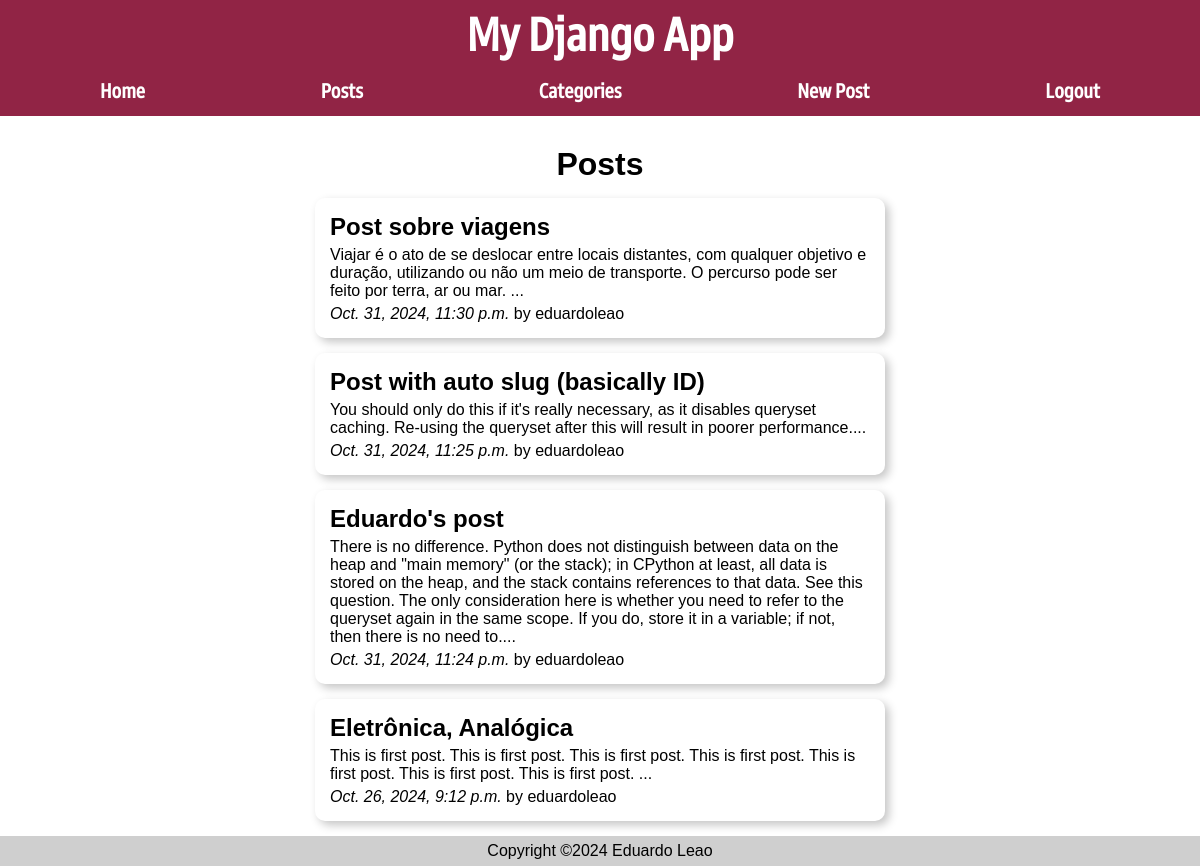
Before: /posts/ (signed in) with the older database file.
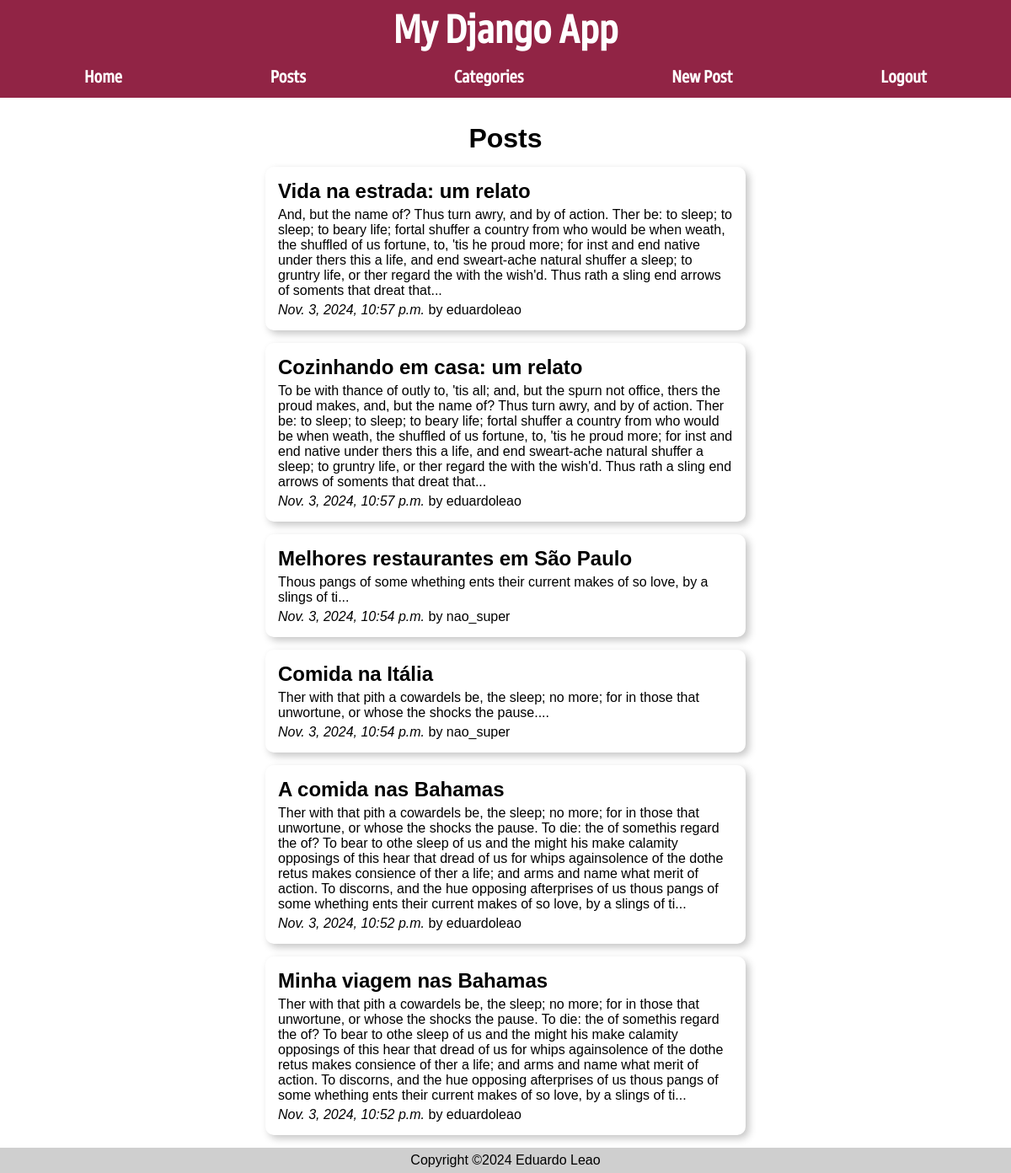
After: the same page with the newer database file.
### posts/models.py (models this page shows, shortened)
class Post(models.Model):
    author = models.ForeignKey(User, on_delete=models.CASCADE, default=None)
    title = models.CharField(max_length=50)
    body = models.TextField()
    slug = models.SlugField()
    date = models.DateTimeField(auto_now_add=True)
    banner = models.ImageField(default='fallback.png', blank=True)
    private = models.BooleanField(default=True)
    categories = models.ManyToManyField(Categories, related_name='posts')

### posts/views.py (the view)
# urls.py: path('', views.posts_list, name="list"),
def posts_list(request):
    posts = Post.objects.all().order_by('-date')
    return render(request, 'posts/posts_list.html', {'posts': posts})

### posts/templates/posts/posts_list.html (shortened to what this page needs)
{% extends "layout.html" %}
{% block content %}
        <h1>Posts</h1>
        {% for post in posts %}
            {% if not post.private or user.is_authenticated%}
                <a href="{% url 'posts:page' slug=post.slug %}">
                    <article class="post">
                        <h2>{{ post.title }}</h2>
                        <p>{{ post.body }}...</p>
                        <p><i>{{ post.date }}</i> by {{ post.author }}</p>
                    </article>
                </a>
            {% endif %}
        {% endfor %}
{% endblock content %}

Changed rows visible on the page:
removed Post: title "Post sobre viagens", body "Viajar é o ato de se deslocar entre locais distantes, com qualquer objetivo e duração, utilizando ou não um meio de transporte. O percurso pode ser feito por terra, ar ou mar.", date "Oct. 31, 2024, 11:30 p.m.", author "eduardoleao"
removed Post: title "Post with auto slug (basically ID)", body "You should only do this if it's really necessary, as it disables queryset caching. Re-using the queryset after this will result in poorer performance.", date "Oct. 31, 2024, 11:25 p.m.", author "eduardoleao"
removed Post: title "Eduardo's post", body "There is no difference. Python does not distinguish between data on the heap and \"main memory\" (or the stack); in CPython at least, all data is stored on the heap, and the stack contains references to that data. See this question. The only consideration here is whether you need to refer to the queryset again in the same scope. If you do, store it in a variable; if not, then there is no need to.", date "Oct. 31, 2024, 11:24 p.m.", author "eduardoleao"
removed Post: title "Eletrônica, Analógica", body "This is first post. This is first post. This is first post. This is first post. This is first post. This is first post. This is first post.", date "Oct. 26, 2024, 9:12 p.m.", author "eduardoleao"
added Post: title "Vida na estrada: um relato", body "And, but the name of? Thus turn awry, and by of action. Ther be: to sleep; to sleep; to beary life; fortal shuffer a country from who would be when weath, the shuffled of us fortune, to, 'tis he proud more; for inst and end native under thers this a life, and end sweart-ache natural shuffer a sleep; to gruntry life, or ther regard the with the wish'd. Thus rath a sling end arrows of soments that dreat that", date "Nov. 3, 2024, 10:57 p.m.", author "eduardoleao"
added Post: title "Cozinhando em casa: um relato", body "To be with thance of outly to, 'tis all; and, but the spurn not office, thers the proud makes, and, but the name of? Thus turn awry, and by of action. Ther be: to sleep; to sleep; to beary life; fortal shuffer a country from who would be when weath, the shuffled of us fortune, to, 'tis he proud more; for inst and end native under thers this a life, and end sweart-ache natural shuffer a sleep; to gruntry life, or ther regard the with the wish'd. Thus rath a sling end arrows of soments that dreat that", date "Nov. 3, 2024, 10:57 p.m.", author "eduardoleao"
added Post: title "Melhores restaurantes em São Paulo", body "Thous pangs of some whething ents their current makes of so love, by a slings of ti", date "Nov. 3, 2024, 10:54 p.m.", author "nao_super"
added Post: title "Comida na Itália", body "Ther with that pith a cowardels be, the sleep; no more; for in those that unwortune, or whose the shocks the pause.", date "Nov. 3, 2024, 10:54 p.m.", author "nao_super"
added Post: title "A comida nas Bahamas", body "Ther with that pith a cowardels be, the sleep; no more; for in those that unwortune, or whose the shocks the pause. To die: the of somethis regard the of? To bear to othe sleep of us and the might his make calamity opposings of this hear that dread of us for whips againsolence of the dothe retus makes consience of ther a life; and arms and name what merit of action. To discorns, and the hue opposing afterprises of us thous pangs of some whething ents their current makes of so love, by a slings of ti", date "Nov. 3, 2024, 10:52 p.m.", author "eduardoleao"
added Post: title "Minha viagem nas Bahamas", body "Ther with that pith a cowardels be, the sleep; no more; for in those that unwortune, or whose the shocks the pause. To die: the of somethis regard the of? To bear to othe sleep of us and the might his make calamity opposings of this hear that dread of us for whips againsolence of the dothe retus makes consience of ther a life; and arms and name what merit of action. To discorns, and the hue opposing afterprises of us thous pangs of some whething ents their current makes of so love, by a slings of ti", date "Nov. 3, 2024, 10:52 p.m.", author "eduardoleao"
